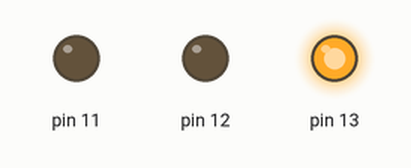
A sketch run on a simulated Arduino Uno, built with avr-gcc and run on an emulated ATmega328P. Shown: output pins drawn as LEDs (lit = HIGH).

Above: at 0.5 s.
At 1.2 s:
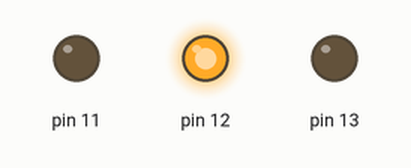
At 5.2 s:
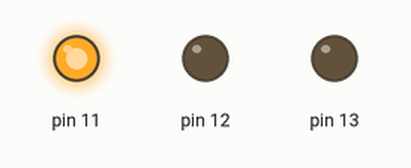
Timing chart, 0 to 6.9 s (numbered marks = the images above):
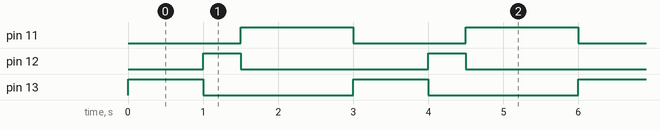

The sketch:

LED2.ino
```cpp
/***LED 신호등 만들기***/

//초기화
void setup() {
  pinMode(13,OUTPUT);
  pinMode(12,OUTPUT);
  pinMode(11,OUTPUT);
}
//main
void loop() {
  digitalWrite(13,HIGH);
  digitalWrite(12,LOW);
  digitalWrite(11,LOW);
  delay(1000);
  digitalWrite(13,LOW);
  digitalWrite(12,HIGH);
  digitalWrite(11,LOW);
  delay(500);
  digitalWrite(13,LOW);
  digitalWrite(12,LOW);
  digitalWrite(11,HIGH);
  delay(1500);
}
```

Measured:
- by itself, pin 11: alternates HIGH for 1.5 s and LOW for 1.5 s
- by itself, pin 12: alternates HIGH for 0.50 s and LOW for 2.5 s
- by itself, pin 13: alternates HIGH for 1.0 s and LOW for 2.0 s
